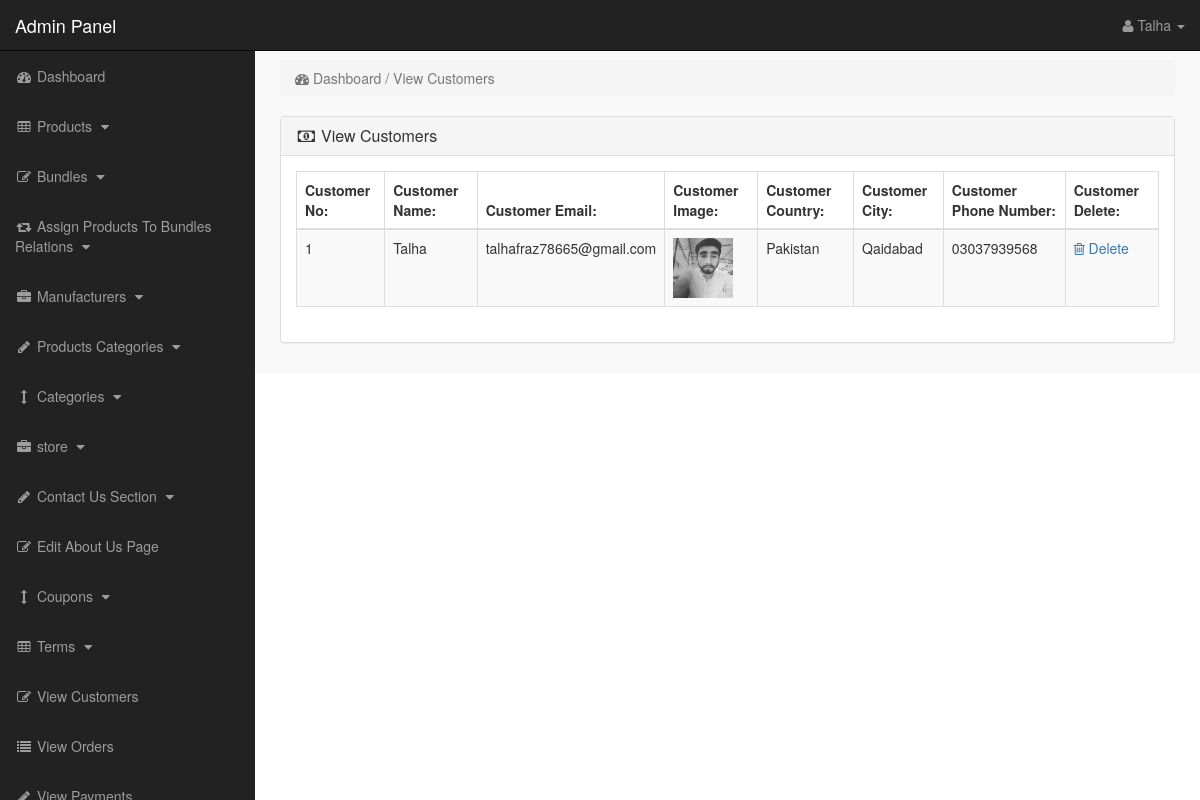
Page /admin_area/index.php?view_customers (signed in) on the committed database.
### tables this page shows
CREATE TABLE `customers` (
  `customer_id` int(10) NOT NULL,
  `customer_name` varchar(255) NOT NULL,
  `customer_email` varchar(255) NOT NULL,
  `customer_pass` varchar(255) NOT NULL,
  `customer_country` text NOT NULL,
  `customer_city` text NOT NULL,
  `customer_contact` varchar(255) NOT NULL,
  `customer_address` text NOT NULL,
  `customer_image` text NOT NULL,
  `customer_confirm_code` text NOT NULL
);

### admin_area/view_customers.php (the view)
<?php
if(!isset($_SESSION['admin_email'])){
echo "<script>window.open('login.php','_self')</script>";
}
else {
?>
<div class="row">
<div class="col-lg-12">
<ol class="breadcrumb">
<li class="active">
<i class="fa fa-dashboard"></i> Dashboard / View Customers
</li>
</ol>
</div>
</div>
<div class="row">
<div class="col-lg-12">
<div class="panel panel-default">
<div class="panel-heading">
<h3 class="panel-title">
<i class="fa fa-money fa-fw"></i> View Customers
</h3>
</div>
<div class="panel-body" >
<div class="table-responsive" >
<table class="table table-bordered table-hover table-striped" >
<thead>
<tr>
<th>Customer No:</th>
<th>Customer Name:</th>
<th>Customer Email:</th>
<th>Customer Image:</th>
<th>Customer Country:</th>
<th>Customer City:</th>
<th>Customer Phone Number:</th>
<th>Customer Delete:</th>
</tr>
</thead>
<tbody>
<?php
$i=0;
$get_c = "select * from customers";
$run_c = mysqli_query($con,$get_c);
while($row_c=mysqli_fetch_array($run_c)){
$c_id = $row_c['customer_id'];
$c_name = $row_c['customer_name'];
$c_email = $row_c['customer_email'];
$c_image = $row_c['customer_image'];
$c_country = $row_c['customer_country'];
$c_city = $row_c['customer_city'];
$c_contact = $row_c['customer_contact'];
$i++;
?>
<tr>
<td><?php echo $i; ?></td>
<td><?php echo $c_name; ?></td>
<td><?php echo $c_email; ?></td>
<td><img src="../customer/customer_images/<?php echo $c_image; ?>" width="60" height="60" ></td>
<td><?php echo $c_country; ?></td>
<td><?php echo $c_city; ?></td>
<td><?php echo $c_contact; ?></td>
<td>
<a href="index.php?customer_delete=<?php echo $c_id; ?>" >
<i class="fa fa-trash-o" ></i> Delete
</a>
</td>
</tr>
<?php } ?>
</tbody>
</table>
</div>
</div>
</div>
</div>
</div>
<?php } ?>

### admin_area/includes/sidebar.php (shortened to what this page needs)
<?php
if(!isset($_SESSION['admin_email'])){
echo "<script>window.open('login.php','_self')</script>";
}
else {
?>
<nav class="navbar navbar-inverse navbar-fixed-top" >
<div class="navbar-header" >
<a class="navbar-brand" href="index.php?dashboard" >Admin Panel</a>
</div>
<ul class="nav navbar-right top-nav" >
<li class="dropdown" >
<a href="#" class="dropdown-toggle" data-toggle="dropdown" >
<i class="fa fa-user" ></i>
<?php echo $admin_name; ?> <b class="caret" ></b>
</a>
</li>
</ul>
<div class="collapse navbar-collapse navbar-ex1-collapse">
<ul class="nav navbar-nav side-nav">
<li>
<a href="index.php?dashboard">
<i class="fa fa-fw fa-dashboard"></i> Dashboard
</a>
</li>
<li>
<a href="#" data-toggle="collapse" data-target="#products">
<i class="fa fa-fw fa-table"></i> Products
<i class="fa fa-fw fa-caret-down"></i>
</a>
</li>
<li>
<a href="#" data-toggle="collapse" data-target="#bundles">
<i class="fa fa-fw fa-edit"></i> Bundles
<i class="fa fa-fw fa-caret-down"></i>
</a>
</li>
<li>
<a href="#" data-toggle="collapse" data-target="#relations">
<i class="fa fa-fw fa-retweet"></i> Assign Products To Bundles Relations
<i class="fa fa-fw fa-caret-down"></i>
</a>
</li>
<li>
<a href="#" data-toggle="collapse" data-target="#manufacturers">
<i class="fa fa-fw fa-briefcase"></i> Manufacturers
<i class="fa fa-fw fa-caret-down"></i>
</a>
</li>
<li>
<a href="#" data-toggle="collapse" data-target="#p_cat">
<i class="fa fa-fw fa-pencil"></i> Products Categories
<i class="fa fa-fw fa-caret-down"></i>
</a>
</li>
<li>
<a href="#" data-toggle="collapse" data-target="#cat">
<i class="fa fa-fw fa-arrows-v"></i> Categories
<i class="fa fa-fw fa-caret-down"></i>
</a>
</li>
<li>
<a href="#" data-toggle="collapse" data-target="#store">
<i class="fa fa-fw fa-briefcase"></i> store
<i class="fa fa-fw fa-caret-down"></i>
</a>
</li>
<li>
<a href="#" data-toggle="collapse" data-target="#contact_us">
<i class="fa fa-fw fa-pencil"> </i> Contact Us Section
<i class="fa fa-fw fa-caret-down"></i>
</a>
</li>
<li>
<a href="index.php?edit_about_us">
<i class="fa fa-fw fa-edit"></i> Edit About Us Page
</a>
</li>
<li>
<a href="#" data-toggle="collapse" data-target="#coupons">
<i class="fa fa-fw fa-arrows-v"></i> Coupons
<i class="fa fa-fw fa-caret-down"></i>
</a>
</li>
<li>
<a href="#" data-toggle="collapse" data-target="#terms" >
<i class="fa fa-fw fa-table"></i> Terms
<i class="fa fa-fw fa-caret-down"></i>
</a>
</li>
<li>
<a href="index.php?view_customers">
<i class="fa fa-fw fa-edit"></i> View Customers
</a>
</li>
<li>
<a href="index.php?view_orders">
<i class="fa fa-fw fa-list"></i> View Orders
</a>
</li>
<li>
<a href="index.php?view_payments">
<i class="fa fa-fw fa-pencil"></i> View Payments
</a>
</li>
</ul>
</div>
</nav>
<?php } ?>

### admin_area/css/style.css (style rules this page uses)
body { margin-top:100px; }
@media (min-width: 768px) { body { margin-top:50px; } }
.top-nav { padding:0 15px; }
.top-nav>li { display:inline-block; float:left; }
.top-nav>li>a { padding-top:15px; padding-bottom:15px; line-height:20px; color:#999; }
@media (min-width: 768px) { .side-nav { position:fixed; top:51px; width:255px; border-radius:0; overflow-y:auto; background-color: #222; bottom:0; overflow-x:hidden; padding-bottom:40px; } }
@media (min-width: 768px) { .side-nav>li>a { width:255px; } }
.panel-body { border-radius:5px; }

### rows in the picture
customers: customer_name "Talha", customer_email "talhafraz78665@gmail.com", customer_image (picture), customer_country "Pakistan", customer_city "Qaidabad", customer_contact "03037939568"

### other values in the picture
$admin_name "Talha"
